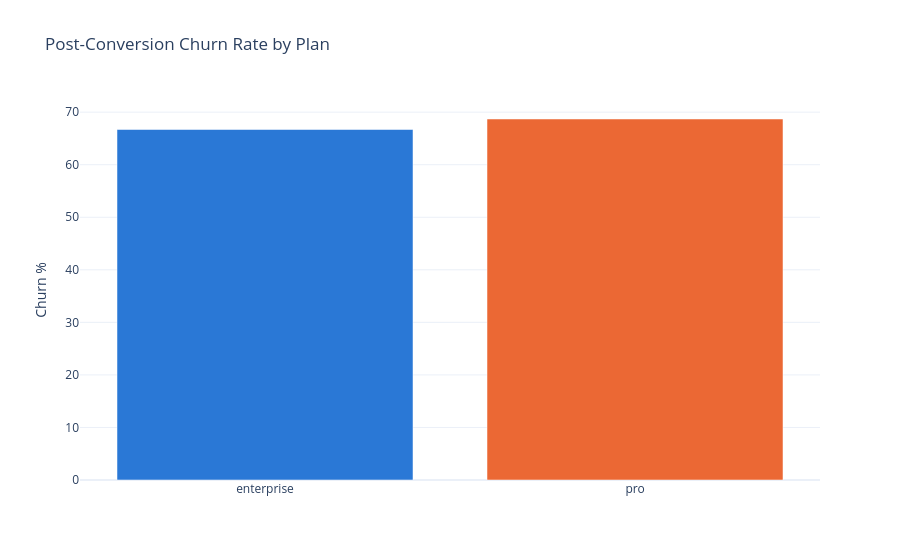

Write notebook code for a chart like this one.
### Markdown cell above
## Churn: by plan, and power users vs everyone else

Only counts a subscription as churned if it canceled *after* converting to
paid (`canceled_at > trial_end_at`) -- a trial that expired without ever
converting isn't churn, since there was nothing to churn from. Same
definition as `04_churn_analysis.sql`.

### Code cell
churn_by_plan = pd.read_sql("""
    SELECT
        plan,
        ROUND(100.0 * COUNT(*) FILTER (WHERE canceled_at > trial_end_at) / COUNT(*), 1) AS churn_rate_pct
    FROM subscriptions
    WHERE status = 'active' OR canceled_at > trial_end_at
    GROUP BY plan
""", engine)

fig = px.bar(
    churn_by_plan, x="plan", y="churn_rate_pct",
    color="plan", color_discrete_sequence=CATEGORICAL,
    title="Post-Conversion Churn Rate by Plan",
)
fig.update_layout(template="plotly_white", showlegend=False, xaxis_title=None, yaxis_title="Churn %")
fig.show()

### Figure 1 — Plotly figure (JSON) as saved in the notebook; plotly's stock layout.template omitted (floating-point values rounded to 4 significant figures)
{"data": [{"hovertemplate": "plan=%{x}<br>churn_rate_pct=%{y}<extra></extra>", "legendgroup": "enterprise", "marker": {"color": "#2a78d6", "pattern": {"shape": ""}}, "name": "enterprise", "orientation": "v", "showlegend": true, "textposition": "auto", "type": "bar", "x": ["enterprise"], "xaxis": "x", "y": [66.7], "yaxis": "y"}, {"hovertemplate": "plan=%{x}<br>churn_rate_pct=%{y}<extra></extra>", "legendgroup": "pro", "marker": {"color": "#eb6834", "pattern": {"shape": ""}}, "name": "pro", "orientation": "v", "showlegend": true, "textposition": "auto", "type": "bar", "x": ["pro"], "xaxis": "x", "y": [68.7], "yaxis": "y"}], "layout": {"barmode": "relative", "legend": {"title": {"text": "plan"}, "tracegroupgap": 0}, "showlegend": false, "title": {"text": "Post-Conversion Churn Rate by Plan"}, "xaxis": {"anchor": "y", "categoryarray": ["enterprise", "pro"], "categoryorder": "array", "domain": [0.0, 1.0], "title": {}}, "yaxis": {"anchor": "x", "domain": [0.0, 1.0], "title": {"text": "Churn %"}}}}
